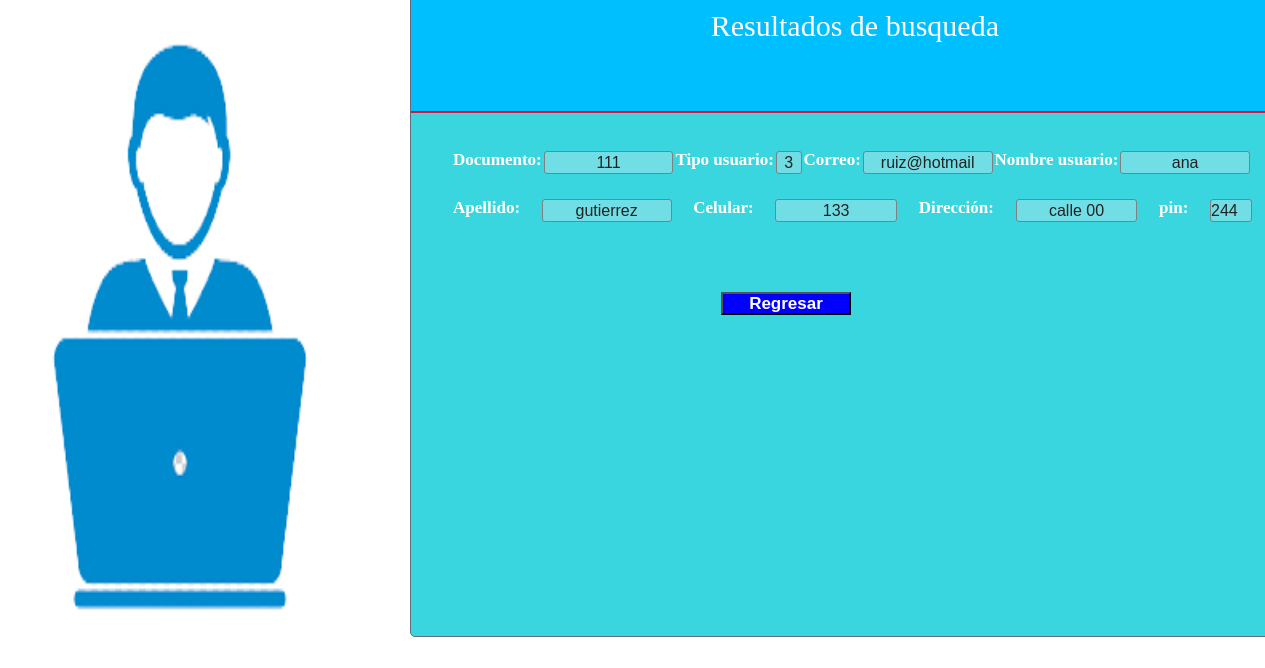
The app's page /tabla/mostrar.php?buscar=111 with its own data.
### tables this page shows
CREATE TABLE `tipo_usuarios` (
  `id_user` int(11) NOT NULL,
  `id_tip_user` int(2) NOT NULL,
  `pass_user` varchar(11) NOT NULL,
  `email` varchar(25) DEFAULT NULL,
  `nom_user` varchar(24) NOT NULL,
  `ap_user` varchar(24) NOT NULL,
  `cel_user` bigint(10) NOT NULL,
  `dir_user` varchar(40) NOT NULL,
  `pin` int(4) DEFAULT NULL,
  `foto` longblob NOT NULL
);

CREATE TABLE `tip_user` (
  `id_tip_user` int(2) NOT NULL,
  `tipo_user` varchar(30) NOT NULL
);

### tabla/mostrar.php (the view, shortened to what this page needs)
<?php
    require_once ("../connection/connection.php");
?>
<?php
   if($_GET['buscar']==""){
       echo"<script>alert('Por favor  llenar')</script>";
       echo'<script>window.location="index.php"</script>';
    }
    elseif ($buscar= $_GET['buscar']){
        $sql="SELECT * FROM tipo_usuarios,tip_user WHERE id_user=$buscar  AND tipo_usuarios.id_tip_user= tip_user.id_tip_user";
        $total=mysqli_query($mysqli,$sql);
        $row=mysqli_fetch_assoc($total);
        if($row){
           $id=             $row['id_user'];
           $tip=            $row['id_tip_user'];
           $correo=         $row['email'];
           $nom=            $row['nom_user'];
           $apel=           $row['ap_user'];
           $tel=            $row['cel_user'];
           $dir=            $row['dir_user'];
           $pin=            $row['pin'];
        }
    }
?>
<!DOCTYPE html>
<html lang="en">
<head>
    <link rel="stylesheet" href="../css/resultados.css">
</head>
<body>
        <div class="registro1">
            <div id="imagen">
                <img src="../imag/datos.png" alt="fotocolumna" >
            </div>
            <form action="" method="post"  id="formulario" class="busqueda">
                    <h1 class="form__titulo"> Resultados  de  busqueda</h1><br>
                    <div class="field">
                        <label>Documento:</label>
                        <input type=»text» disabled name="id" value="<?php echo $id ?>" class="cam">
                        <label>Tipo usuario: </label>
                        <input type=»text» disabled name="tip_user" value="<?php echo $tip?>" class="tip">
                        <label>Correo:</label>
                        <input type=»text» disabled name="email" value="<?php echo $correo?>" class="cam">
                        <label>Nombre usuario:</label>
                        <input type=»text» disabled name="nom_user" value="<?php echo $nom?>" class="cam"><br><br><br>
                        <label>Apellido:</label>
                        <input type=»text» disabled name="ap_user" value="<?php echo $apel?>" class="apel">
                        <label>Celular:</label>
                        <input type=»text» disabled name="cel_user" value="<?php echo $tel?>" class="tel">
                        <label>Dirección:</label>
                        <input type=»text» disabled name="dir_user" value="<?php echo $dir?>" class="dir">
                        <label>pin:</label>
                        <input type=»text» disabled name="pin" value="<?php echo $pin?>" class="pin">
                    </div>
                <button><a href="index.php">Regresar</a></button>
            </form>
        </div>
</body>
</html>

### css/resultados.css (style rules this page uses)
* { margin: 0px; padding: 0px; }
body { width: 100%; height: 100%; }
.registro1 { width: 100%; height: 656px; }
.registro1 #imagen { width: 409px; height: 635px; }
img { width: 360px; height: 640px; }
.registro1 #formulario { width: 69.8%; height: 645px; margin: auto; background: #3AD6E0; border-radius: 5px; border: 1px solid #5D6D7E; margin-left: 410px; margin-top: -645px; }
.form__titulo { width: 96%; height: 80px; background-color: deepskyblue; color: #fff; padding: 20px; text-align: center; border-bottom: 2px solid crimson; font-weight: 100; font-size: 30px; }
label { color: #fff; font-size: 17px; font-weight: bold; }
.field { margin: 12px; padding: 10px 30px; display: flex; justify-content: space-between; flex-wrap: wrap; }
input { margin-bottom: 15px; font-size: 16px; border-radius: 3px; border: 1px solid gray; }
.cam { width: 16%; height: 21px; text-align: center; }
.tip { width: 3%; height: 21px; text-align: center; }
.apel { width: 16%; height: 21px; text-align: center; }
.tel { width: 15%; height: 21px; text-align: center; }
.dir { width: 15%; height: 21px; text-align: center; }
.pin { width: 5%; }
button { width: 130px; height: 23px; margin-top: 33px; margin-left: 310px; background-color: blue; }
button a { text-decoration: none; color: #fff; font-size: 17px; font-weight: bold; font-family: Arial, Helvetica, sans-serif; cursor: pointer; }

### records on screen
tipo_usuarios: id "111", tip_user "3", email "ruiz@hotmail", nom_user "ana", ap_user "gutierrez", cel_user "133", dir_user "calle 00", pin "244"
